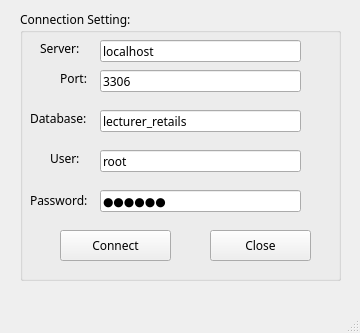
<?xml version="1.0" encoding="UTF-8"?>
<ui version="4.0">
 <class>MainWindow</class>
 <widget class="QMainWindow" name="MainWindow">
  <property name="geometry">
   <rect>
    <x>0</x>
    <y>0</y>
    <width>360</width>
    <height>333</height>
   </rect>
  </property>
  <property name="font">
   <font>
    <family>Montserrat SemiBold</family>
   </font>
  </property>
  <property name="windowTitle">
   <string>Nguyên</string>
  </property>
  <property name="windowIcon">
   <iconset>
    <normaloff>../Images/ic_logo.png</normaloff>../Images/ic_logo.png</iconset>
  </property>
  <widget class="QWidget" name="centralwidget">
   <widget class="QGroupBox" name="groupBox">
    <property name="geometry">
     <rect>
      <x>20</x>
      <y>10</y>
      <width>321</width>
      <height>271</height>
     </rect>
    </property>
    <property name="title">
     <string>Connection Setting:</string>
    </property>
    <widget class="QLabel" name="label">
     <property name="geometry">
      <rect>
       <x>20</x>
       <y>30</y>
       <width>51</width>
       <height>16</height>
      </rect>
     </property>
     <property name="text">
      <string>Server:</string>
     </property>
    </widget>
    <widget class="QLineEdit" name="lineEditServer">
     <property name="geometry">
      <rect>
       <x>80</x>
       <y>30</y>
       <width>201</width>
       <height>22</height>
      </rect>
     </property>
     <property name="text">
      <string>localhost</string>
     </property>
    </widget>
    <widget class="QLineEdit" name="lineEditPort">
     <property name="geometry">
      <rect>
       <x>80</x>
       <y>60</y>
       <width>201</width>
       <height>22</height>
      </rect>
     </property>
     <property name="text">
      <string>3306</string>
     </property>
    </widget>
    <widget class="QLabel" name="label_2">
     <property name="geometry">
      <rect>
       <x>40</x>
       <y>60</y>
       <width>31</width>
       <height>16</height>
      </rect>
     </property>
     <property name="text">
      <string>Port:</string>
     </property>
    </widget>
    <widget class="QLineEdit" name="lineEditDatabase">
     <property name="geometry">
      <rect>
       <x>80</x>
       <y>100</y>
       <width>201</width>
       <height>22</height>
      </rect>
     </property>
     <property name="text">
      <string>lecturer_retails</string>
     </property>
    </widget>
    <widget class="QLabel" name="label_3">
     <property name="geometry">
      <rect>
       <x>10</x>
       <y>100</y>
       <width>61</width>
       <height>16</height>
      </rect>
     </property>
     <property name="text">
      <string>Database:</string>
     </property>
    </widget>
    <widget class="QLineEdit" name="lineEditUser">
     <property name="geometry">
      <rect>
       <x>80</x>
       <y>140</y>
       <width>201</width>
       <height>22</height>
      </rect>
     </property>
     <property name="text">
      <string>root</string>
     </property>
    </widget>
    <widget class="QLabel" name="label_4">
     <property name="geometry">
      <rect>
       <x>30</x>
       <y>140</y>
       <width>41</width>
       <height>16</height>
      </rect>
     </property>
     <property name="text">
      <string>User:</string>
     </property>
    </widget>
    <widget class="QLineEdit" name="lineEditPassword">
     <property name="geometry">
      <rect>
       <x>80</x>
       <y>180</y>
       <width>201</width>
       <height>22</height>
      </rect>
     </property>
     <property name="text">
      <string>nguyin</string>
     </property>
     <property name="echoMode">
      <enum>QLineEdit::Password</enum>
     </property>
    </widget>
    <widget class="QLabel" name="label_5">
     <property name="geometry">
      <rect>
       <x>10</x>
       <y>180</y>
       <width>61</width>
       <height>20</height>
      </rect>
     </property>
     <property name="text">
      <string>Password:</string>
     </property>
    </widget>
    <widget class="QPushButton" name="pushButtonConnect">
     <property name="geometry">
      <rect>
       <x>40</x>
       <y>220</y>
       <width>111</width>
       <height>31</height>
      </rect>
     </property>
     <property name="text">
      <string>Connect</string>
     </property>
     <property name="icon">
      <iconset>
       <normaloff>../Images/ic_connect.png</normaloff>../Images/ic_connect.png</iconset>
     </property>
    </widget>
    <widget class="QPushButton" name="pushButtonClose">
     <property name="geometry">
      <rect>
       <x>190</x>
       <y>220</y>
       <width>101</width>
       <height>31</height>
      </rect>
     </property>
     <property name="text">
      <string>Close</string>
     </property>
     <property name="icon">
      <iconset>
       <normaloff>../Images/ic_shutdown.png</normaloff>../Images/ic_shutdown.png</iconset>
     </property>
     <property name="shortcut">
      <string>Esc</string>
     </property>
    </widget>
   </widget>
  </widget>
  <widget class="QMenuBar" name="menubar">
   <property name="geometry">
    <rect>
     <x>0</x>
     <y>0</y>
     <width>360</width>
     <height>26</height>
    </rect>
   </property>
  </widget>
  <widget class="QStatusBar" name="statusbar"/>
 </widget>
 <resources/>
 <connections>
  <connection>
   <sender>pushButtonClose</sender>
   <signal>clicked()</signal>
   <receiver>MainWindow</receiver>
   <slot>close()</slot>
   <hints>
    <hint type="sourcelabel">
     <x>260</x>
     <y>271</y>
    </hint>
    <hint type="destinationlabel">
     <x>179</x>
     <y>166</y>
    </hint>
   </hints>
  </connection>
 </connections>
</ui>
